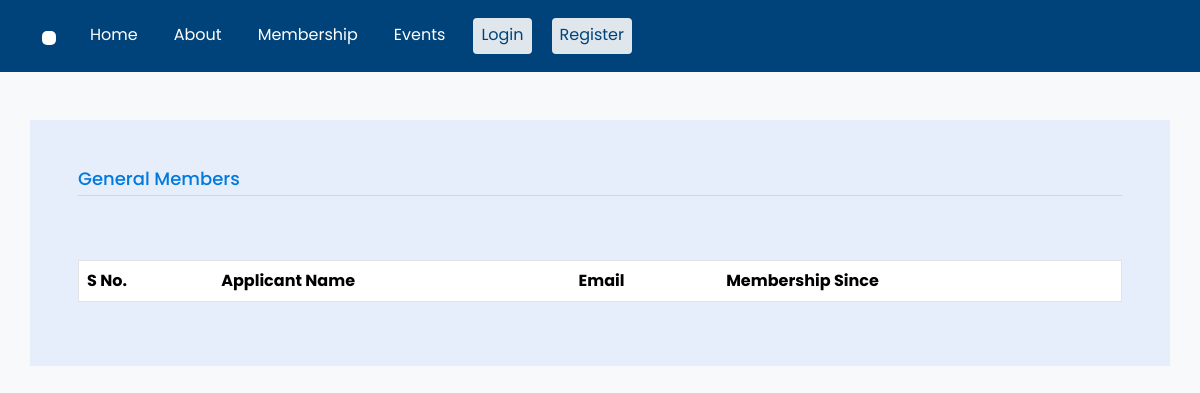
/lifetime-members, run on an earlier commit of the app's database.
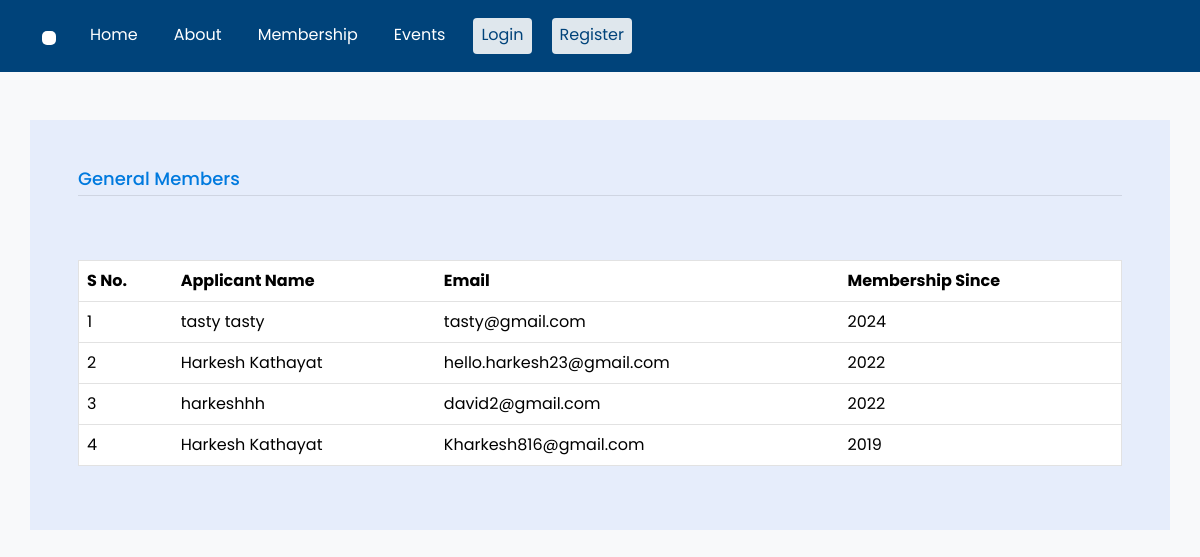
And on a later commit of the database.
### management/models.py (models this page shows, shortened)
class Membership(models.Model):
    membership_number=models.CharField(max_length=10,unique=True,null=True)
    associated_user = models.OneToOneField(CustomUser,related_name='membership',on_delete=models.CASCADE,null=True)
    created_at = models.DateTimeField(auto_now_add=True)
    updated_at = models.DateTimeField(auto_now=True)
    verification = models.BooleanField(default=False)
    expiry_date = models.DateField(null=True,blank=True)
    membership_since = models.CharField(max_length=4, blank=True, null=True)
    verified_date = models.DateTimeField(blank=True, null=True)
    rejected = models.BooleanField(default=False)
    expiry_status=models.BooleanField(default=False)
    membership_type=models.PositiveIntegerField(choices=choices.MEMBERSHIP_TYPES,default=1)
    remarks = models.TextField(null=True)
    objects = InheritanceManager()
    class Meta:
        ordering = ['-created_at']

class PersonalInfo(models.Model):
    name_of_applicant = models.CharField(max_length=200)
    gender = models.CharField(max_length=1, choices=choices.GENDER_CHOICES)
    affiliation = models.CharField(max_length=200)
    pp_photo = models.ImageField(upload_to="personal_photo")
    salutation = models.CharField(max_length=20, blank=True, null=True)
    phone_number = models.CharField(max_length=20,null=True)
    class Meta:
        abstract = True

class GeneralMembership(Membership,PersonalInfo):
    nationaldocument =models.OneToOneField(NationalDocumment,on_delete=models.CASCADE, related_name="associated_membership",related_query_name="associated_membership",null=True)
    educational_information = models.OneToOneField(EducationalDocuments,on_delete=models.CASCADE,related_name="edu_members",null=True)
    upgrade_request = models.BooleanField(null=True)
    upgrade_membership_type = models.PositiveIntegerField(choices=choices.MEMBERSHIP_TYPES,null=True)
    upgrade_payment = models.BooleanField(default=False)
    renew_request =models.BooleanField(null=True, default=False)
    renew_payment = models.BooleanField(default=False)

class Membership(models.Model):
    membership_number=models.CharField(max_length=10,unique=True,null=True)
    associated_user = models.OneToOneField(CustomUser,related_name='membership',on_delete=models.CASCADE,null=True)
    created_at = models.DateTimeField(auto_now_add=True)
    updated_at = models.DateTimeField(auto_now=True)
    verification = models.BooleanField(default=False)
    expiry_date = models.DateField(null=True,blank=True)
    membership_since = models.CharField(max_length=4, blank=True, null=True)
    verified_date = models.DateTimeField(blank=True, null=True)
    rejected = models.BooleanField(default=False)
    expiry_status=models.BooleanField(default=False)
    membership_type=models.PositiveIntegerField(choices=choices.MEMBERSHIP_TYPES,default=1)
    remarks = models.TextField(null=True)
    objects = InheritanceManager()
    class Meta:
        ordering = ['-created_at']

### account/models.py (models this page shows, shortened)
class CustomUser(AbstractUser):
    full_name = models.CharField(max_length=100)
    email = models.EmailField( unique=True,
        error_messages={
            'unique': _(
                "A user is already registered with this email address"),
        },
    )
    username = None
    created_date=models.DateTimeField(auto_now_add=True)
    token = models.CharField(max_length=5,default=1234)
    is_verified = models.BooleanField(default=False)
    ADMIN=1
    USER=2
    ROLE_CHOICES=(
        (USER,'USER'),
        (ADMIN,'ADMIN'),
    )
    role = models.PositiveSmallIntegerField(
        choices=ROLE_CHOICES, blank=True, default=2
    )
    USERNAME_FIELD='email'
    REQUIRED_FIELDS=['full_name']
    objects =CustomUserManager()

### management/views.py (the view)
# urls.py: path('lifetime-members',views.lifetime_members,name='lifetime_members'),
def lifetime_members(request):
    general_membership = GeneralMembership.objects.filter(Q(membership_type=3),Q(verification=True))
    context ={
        'members': general_membership
    }
    return render(request,'management/listview/homepage_lists/general_membership_list.html',context)

### management/templates/management/listview/homepage_lists/general_membership_list.html (shortened to what this page needs)
{% load static %}
<!DOCTYPE html>
<html lang="en">
<head>
    <link href="https://cdn.jsdelivr.net/npm/bootstrap@5.3.2/dist/css/bootstrap.min.css" rel="stylesheet"
>
    <link rel="stylesheet" href="https://cdnjs.cloudflare.com/ajax/libs/font-awesome/6.5.1/css/all.min.css" />
    <link rel="stylesheet" href="https://cdnjs.cloudflare.com/ajax/libs/font-awesome/6.5.1/css/all.min.css" />
    <link rel="stylesheet" href="https://cdn.datatables.net/1.13.7/css/jquery.dataTables.min.css">
    <link rel="stylesheet" href="{% static 'css/style.css'%}">
</head>
<body>
    <nav class="navbar navbar-expand-lg sticky-top">
        <div class="container">
          <a class="navbar-brand" href="/">
            <img src="{% static 'images/fulllogo.jpg' %}" alt="">
          </a>
          <div class="collapse navbar-collapse" id="navbarTogglerDemo03">
            <ul class="navbar-nav me-auto mb-2 mb-lg-0">
              <li class="nav-item">
                <a class="nav-link" aria-current="page" href="/">Home</a>
              </li>
              <li class="nav-item">
                <a class="nav-link" href="https://ngeotechs.org/?page_id=1464" target="_blank">About</a>
              </li>
              <li class="nav-item">
                <a class="nav-link" href="{% url 'management:membership_guidelines' %}">Membership</a>
              </li>
              <li class="nav-item">
                <a class="nav-link" href="{% url 'events:index_all_events' %}">Events</a>
              </li>
              <li class="nav-item">
                <a class="nav-link auth-btn" href="{% url 'account:login_user' %}">Login</a>
              </li>
              <li class="nav-item">
                <a class="nav-link auth-btn" href="{% url 'account:signup' %}">Register</a>
              </li>
            </ul>
          </div>
        </div>
    </nav>
                    <div class=" container about-us-bg my-5 p-5">
                        <h3 class="form-title">General Members</h3>
                        <hr>
                        <table id="sampleTable" class="table hover-table" style="width:100%">
                            <thead>
                                <tr>
                                    <th>S No.</th>
                                    <th>Applicant Name</th>
                                    <th>Email</th>
                                    <th>Membership Since</th>
                                </tr>
                            </thead>
                            <tbody>
                            {% for member in members %}
                                <tr>
                                    <td>{{ forloop.counter }}</td>
                                    <td>{{ member.name_of_applicant }}</td>
                                    <td>{{ member.associated_user.email }}</td>
                                    <td>{{ member.membership_since }}</td>
                                </tr>
                            {% endfor %}
                            </tbody>
                        </table>
                    </div>

What changed in the data, as far as the page shows it:
added GeneralMembership: name_of_applicant "tasty tasty", associated_user.email "tasty@gmail.com", membership_since "2024"
now on this page (row edited): GeneralMembership: name_of_applicant "Harkesh Kathayat", associated_user.email "hello.harkesh23@gmail.com", membership_since "2022"
now on this page (row edited): GeneralMembership: name_of_applicant "harkeshhh", associated_user.email "david2@gmail.com", membership_since "2022"
now on this page (row edited): GeneralMembership: name_of_applicant "Harkesh Kathayat", associated_user.email "Kharkesh816@gmail.com", membership_since "2019"
